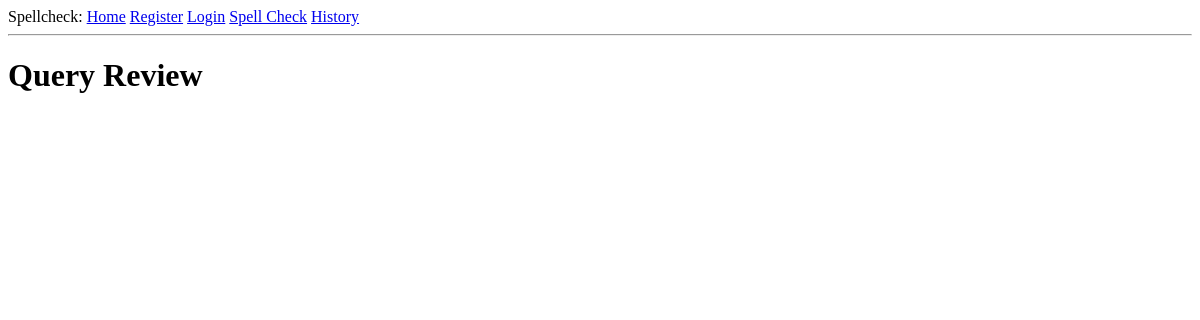
Before: /history/query3 (signed in) with the older database file.
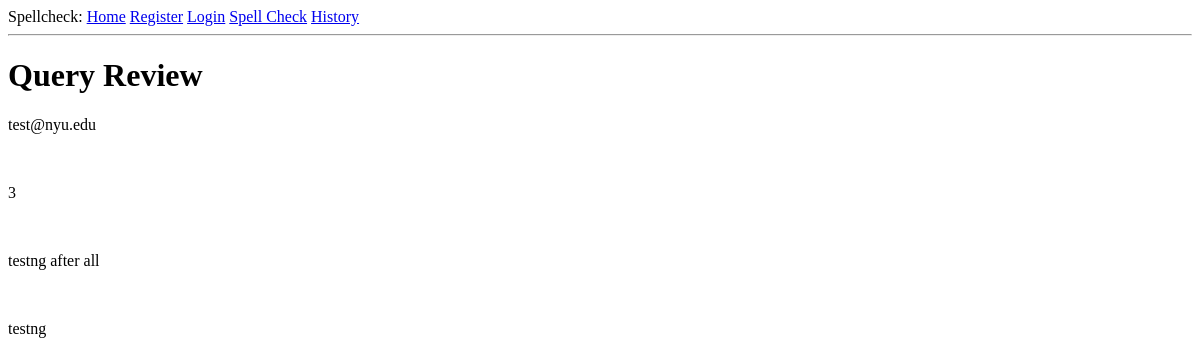
After: the same page with the newer database file.
### models.py (models this page shows, shortened)
class QueryHistory(db.Model):
    id = db.Column(db.Integer, primary_key = True)
    uname = db.Column(db.String(64), db.ForeignKey('user.uname'), index = True)
    inputtext = db.Column(db.String(64000))
    misspelled = db.Column(db.String(64000))
    timestamp = db.Column(db.String(64), default = str(datetime.now()))

### app.py (the view)
@app.route('/history/query<id>')
@login_required
def query(id):
    query = QueryHistory.query.filter_by(id=id).first()
    return render_template("query.html", query=query)

### models.py (called while the page is built)
@login.user_loader
def load_user(id):
    return User.query.get(int(id))

### templates/query.html
{% extends "base.html" %}
{% block content %}
	<h1>Query Review</h1>
	{% if (current_user.uname == query.uname) or (current_user.uname == 'admin') %}
	<p id='username'>{{query.uname}}</p><br>
	<p id='queryid'>{{query.id}}</p><br>
	<p id='querytext'>{{query.inputtext}}</p><br>
	<p id='queryresults'>{{query.misspelled}}</p><br>
	{% endif %}
{% endblock %}

Changed rows visible on the page:
added QueryHistory: uname "test@nyu.edu", id "3", inputtext "testng after all", misspelled "testng"
